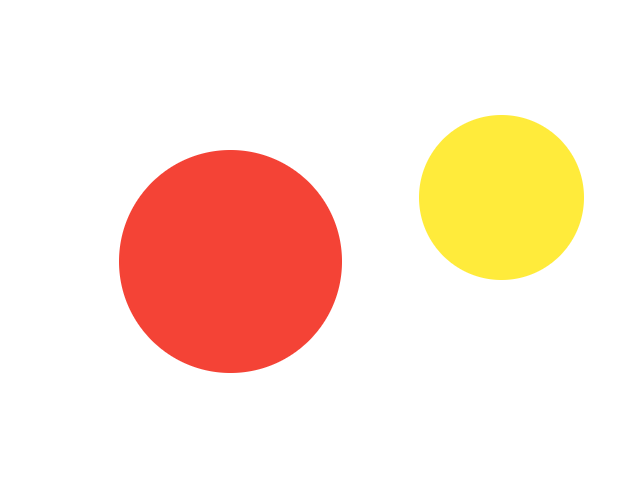
#> input picture Lesson_4/circle.png, 640 x 480 px, found by its file name
$ python BGR2HSV.py
#> lines starting #> are read from the running program, lines starting #| are printed output that depends on the picture; after the words box and inside, x2 and y2 are one past the last pixel; in counts of white or black regions, pixels touching at a corner belong together
import cv2
import numpy as np

# Загрузка изображения
image = cv2.imread('/Users/pvs/Desktop/Программы/cv_ai/Lesson_4/circle.png')
#> image is the input picture: shape (480, 640, 3); mean B, G, R 215.8, 229.7, 253.6

# Преобразование BGR в HSV
hsv_image = cv2.cvtColor(image, cv2.COLOR_BGR2HSV)
#> hsv_image: shape (480, 640, 3); mean H, S, V 2.2, 39, 253.6

# Выделение желтых объектов
lower_yellow = np.array([20,100,100]) # Нижняя граница желтого цвета в HSV
upper_yellow = np.array([35,255,255]) # Верхняя граница желтого цвета в HSVmask
mask = cv2.inRange(hsv_image, lower_yellow, upper_yellow) # Создание маски для желтых объектов
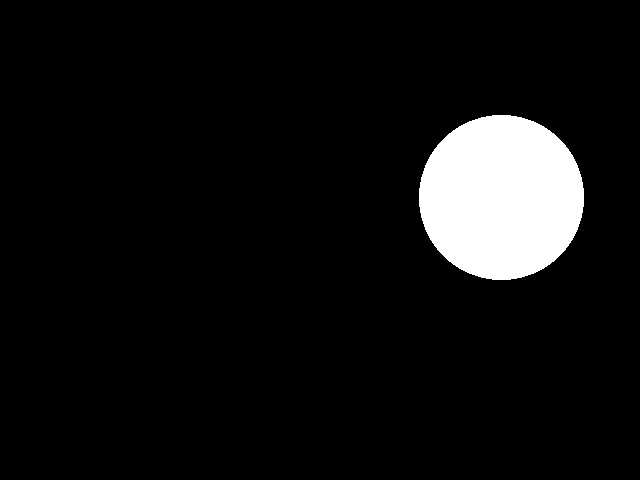
#> mask: shape (480, 640); 7% white; 1 white region, box (x1, y1, x2, y2) and area: (419, 115, 584, 280) 21401

result = cv2.bitwise_and(image, image, mask=mask) # Применение маски к исходному изображению
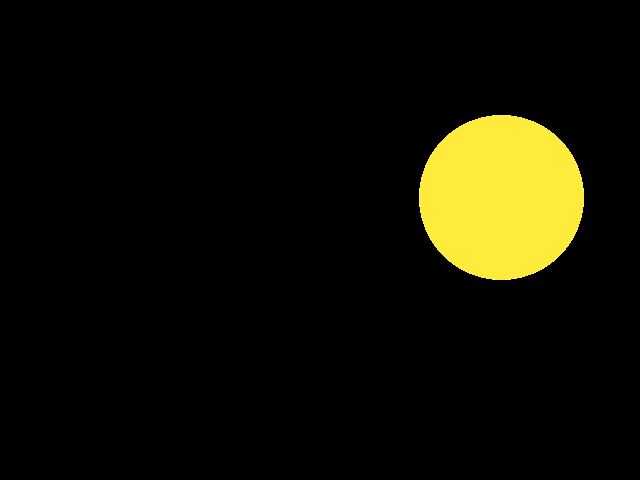
#> result: shape (480, 640, 3); mean B, G, R 4.2, 16.4, 17.8

# Отображение результатов
cv2.imshow('Original Image', image)
cv2.imshow('HSV Image', hsv_image)
cv2.imshow('Yellow Objects Mask', mask)
cv2.imshow('Result', result)
cv2.waitKey(0)
cv2.destroyAllWindows()
